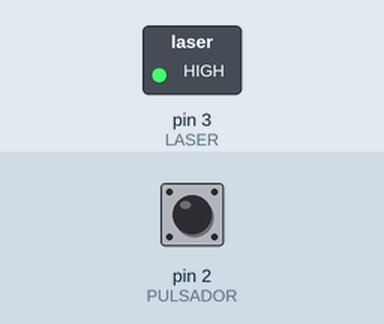
Simulated run of this sketch. Board: Arduino Uno, built with avr-gcc and run on an emulated ATmega328P. Shown: switched loads named in the sketch (green lamp = pin HIGH). The inputs (shaded band) are chosen by the test bench; at power-on: pin 2 (PULSADOR) HIGH.

Above: at 1.2 s.
1.3 s: pin 2 (PULSADOR) pulled LOW for 0.15 s
At 1.37 s:
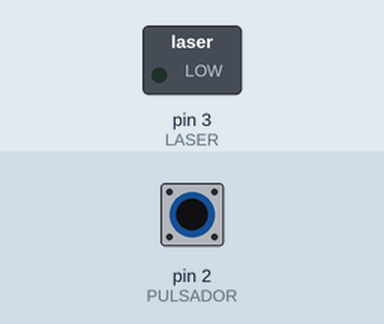
2.9 s: pin 2 (PULSADOR) pulled LOW for 3.2 s
At 6.8 s:
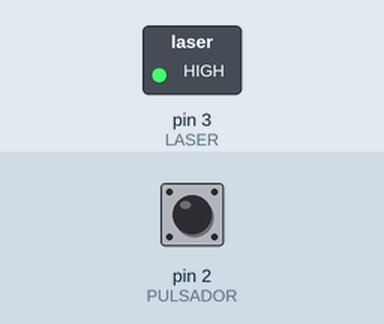
Timing chart, 0 to 8.3 s (numbered marks = the images above; inputs shaded):
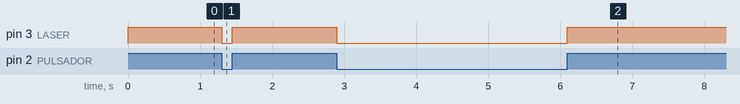

Measured:
- after the input at 1.3 s, pin 3 (LASER): HIGH → LOW at once, → HIGH 0.15 s later
- after the input at 2.9 s, pin 3 (LASER): HIGH → LOW at once, → HIGH 3.2 s later

The sketch:

KY008.ino
```cpp
int PULSADOR=2;
int LASER=3;

void setup(){
  pinMode(PULSADOR, INPUT);
  pinMode(LASER, OUTPUT);
  digitalWrite(LASER, LOW);
}

void loop(){
  while(digitalRead(PULSADOR)==LOW);
  digitalWrite(LASER, HIGH);
  while(digitalRead(PULSADOR)==HIGH);
  digitalWrite(LASER, LOW);

  //digitalWrite(LASER, digitalRead(PULSADOR));
}
```
